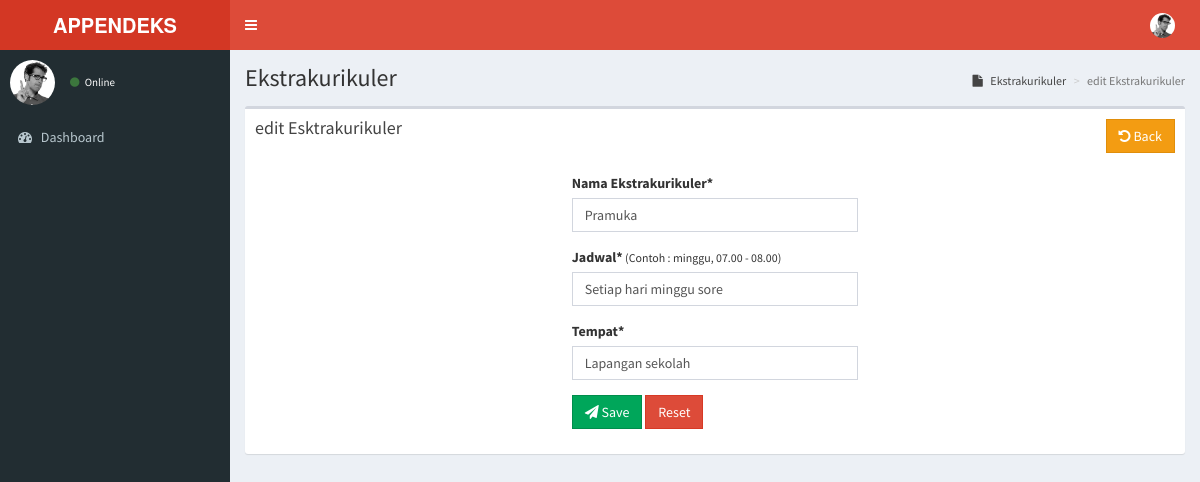
Screenshot of /ekstrakurikuler/edit/1 with the database file from the repository.
### tables this page shows
CREATE TABLE `jenis_eskul` (
  `id_ekskul` int(2) NOT NULL,
  `nama_ekskul` varchar(30) NOT NULL,
  `jadwal` text NOT NULL,
  `tempat` text NOT NULL
);

### application/libraries/Template.php (called while the page is built)
<?php
class Template {
    var $template_data = array();
    function set($name, $value) {
        $this->template_data[$name] = $value;
    }
    function load($template = '', $view = '', $view_data = array(), $return = FALSE) {
        $this->CI = &get_instance();
        $this->set('contents', $this->CI->load->view($view, $view_data, TRUE));
        return $this->CI->load->view($template, $this->template_data, $return);
    }
}

### application/controllers/Ekstrakurikuler.php (called while the page is built, shortened)
<?php
class Ekstrakurikuler extends CI_Controller {
    public function edit($id) {
        $query = $this->ekstrakurikuler_model->get($id);
        if ($query->num_rows() > 0) {
            $ekstrakurikuler = $query->row();
            $data = array(
                'page' => 'edit',
                'row' => $ekstrakurikuler
            );
            $this->template->load('template', 'ekstrakurikuler/ekstrakurikuler_form', $data);
        } else {
            echo "<script>alert('data berhasil di simpan');</script>";
            redirect('ekstrakurikuler');
        }
    }
}

### index.php (called while the page is built, shortened)
<?php
require_once BASEPATH.'core/CodeIgniter.php';

### application/models/Ekstrakurikuler_model.php (called while the page is built, shortened)
<?php
class Ekstrakurikuler_model extends CI_Model {
    public function get($id = null) {
        $this->db->from('jenis_eskul');
        if ($id != null) {
            $this->db->where('id_ekskul', $id);
        }
        $query = $this->db->get();
        return $query;
    }
}

### application/views/ekstrakurikuler/ekstrakurikuler_form.php (the view, shortened to what this page needs)
<section class="content-header">
    <h1>
        Ekstrakurikuler
    </h1>
    <ol class="breadcrumb">
        <li><a href="#"><i class="fa fa-file"></i> Ekstrakurikuler</a></li>
        <li class="active"><?= $page ?> Ekstrakurikuler</li>
    </ol>
</section>
<section class="content">
    <div class="box">
        <div class="box-header">
            <h3 class="box-title"><?= $page ?> Esktrakurikuler</h3>
            <div class="pull-right">
                <a href="<?= site_url('ekstrakurikuler') ?>" class="btn btn-warning btn-flat"><i class="fa fa-undo"></i> Back</a>
            </div>
        </div>
        <div class="box-body">
            <div class="row">
                <div class="col-md-4 col-md-offset-4">
                    <form action="<?= site_url('ekstrakurikuler/process') ?>" method="post">
                        <div class="form-group">
                            <label>Nama Ekstrakurikuler*</label>
                            <input type="text" name="nama_ekskul" value="<?= $row->nama_ekskul ?>" class="form-control" required>
                        </div>
                        <div class="form-group">
                            <label>Jadwal*</label><small> (Contoh : minggu, 07.00 - 08.00)</small>
                            <input type="text" name="jadwal" value="<?= $row->jadwal ?>" class="form-control" required>
                        </div>
                        <div class="form-group">
                            <label>Tempat*</label>
                            <input type="text" name="tempat" value="<?= $row->tempat ?>" class="form-control" required>
                        </div>
                        <div class="form-group">
                            <button type="submit" name="<?= $page ?>" class="btn btn-success btn-flat"><i class="fa fa-paper-plane"></i> Save</button>
                            <button type="reset" class="btn btn-danger btn-flat">Reset</button>
                        </div>
                    </form>
                </div>
            </div>
        </div>
    </div>
</section>

### rows the page displays
jenis_eskul: nama_ekskul "Pramuka", jadwal "Setiap hari minggu sore", tempat "Lapangan sekolah"

### other values shown
$page "edit"
